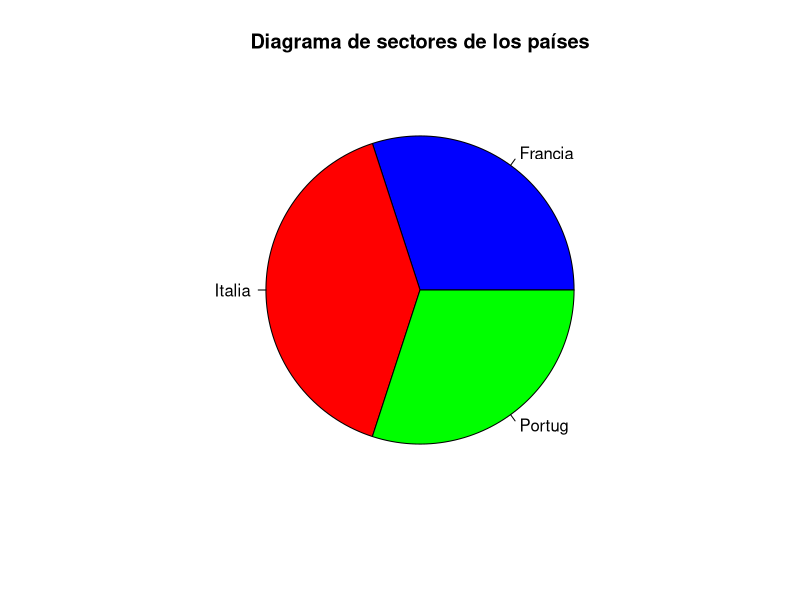
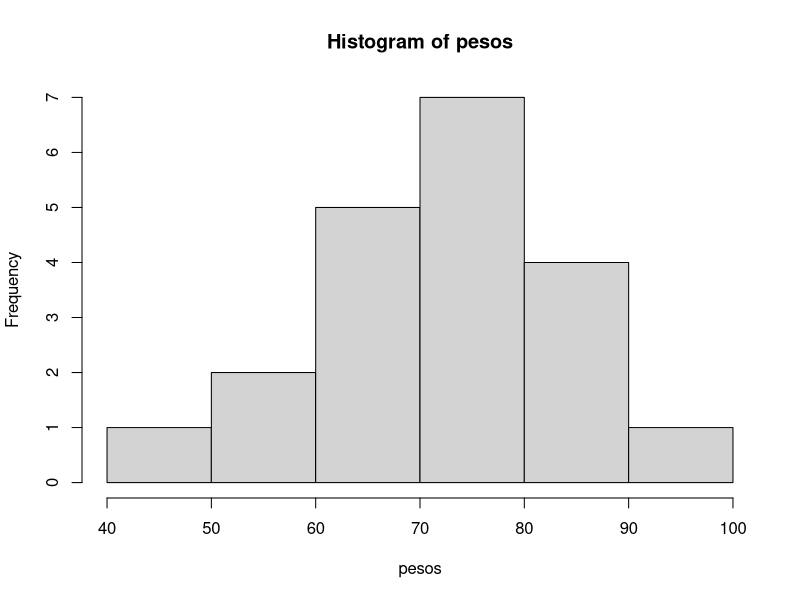
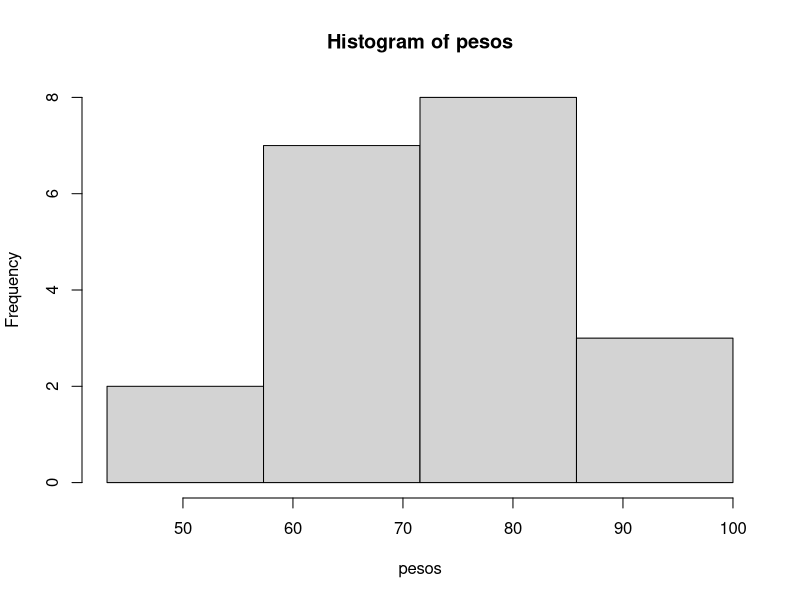

Write R code to recreate these figures, in order.
setwd("D:/UAH/R/PL1")

datos <- read.table("PL1B.txt", header = TRUE)
paises <- datos$Pais
pesos <- datos$Peso

# 2. Media, mediana y rango

media <- mean(pesos)
mediana <- median(pesos)
rango <- max(pesos) - min(pesos)

cat("La media es: ", media)
cat("La mediana es: ", mediana)
cat("El rango es: ", rango)

# 3. Representar la variable País mediante un diagrama de sectores, incluyendo título y colorear los sectores

pie(table(paises), main = "Diagrama de sectores de los países", col = c("blue", "red", "green"))

# 4. Valor máximo del 25% de los pesos menores | Valor minimo del 15% de los pesos mayores

maximo_pesos_25 <- quantile(pesos, probs = c(0, 0.25))
maximo_pesos_25 <- max(maximo_pesos_25)

minimo_pesos_15 <- quantile(pesos, probs = c(0.85, 1))
minimo_pesos_15 <- min(minimo_pesos_15)

cat("El máximo de los pesos del 25% menor es: ", maximo_pesos_25)
cat("El mínimo de los pesos del 15% mayor es: ", minimo_pesos_15)

# 5. Existe algún dato atípico en la variable pesos
hist(pesos)

# 6. Desviación tipica y varianza

# Al aplicar var() y sd() se calculan la cuasi-varianza y la cuasi-desviación tipica, por lo que hay que hacer un arreglo

n <- length(pesos)
cuasi_var <- var(pesos)
cuasi_dt <- sd(pesos)

varianza <- cuasi_var * ((n - 1) / (n))
dt <- cuasi_dt * ((n - 1) / (n))

cat("La varianza es", varianza)
cat("La desviación típica es", dt)

# 8. Agrupar en 4 clases de equivalencia, y calcular las marcas de clase

k <- 4
A <- diff(range(pesos)) / k
L1 <- min(pesos)
L <- L1 + A * (0:k)
marcas <- (L[1:k] + L[1:k + 1]) / 2
pesos_agrupados <- cut(pesos, breaks = L, right = FALSE)

cat("Las clases son: ", levels(pesos_agrupados))
cat("Las marcas son:", marcas)

# 9. Tabla de frecuencias absolutas, frecuencias relativas y frecuencias acumuladas

fabs <- table(pesos_agrupados)
fabs[4] <- fabs[4] + 1 # Debido a la naturaleza de R no coge el 100 que es el último valor
frel <- prop.table(fabs)
fac <- cumsum(fabs)

tabla <- data.frame("F. abs" = fabs, "F. Rel" = frel, "F. ac" = fac)
print(tabla)

# 10. Hisograma de frecuencias
hist(pesos, breaks = L)
